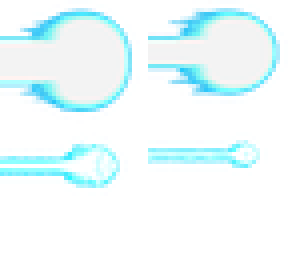
#> input picture htth_project/data/template/skill/x1/img/128.png, 74 x 66 px, given in place of test_extract_clean.png, which was not available (shown 4 times larger)
$ python gen_920_v12_final.py
#> lines starting #> are read from the running program, lines starting #| are printed output that depends on the picture; after the words box and inside, x2 and y2 are one past the last pixel; in counts of white or black regions, pixels touching at a corner belong together; pictures that were not available may be replaced by others from this repository, and a replacement may not be noted
"""
Effect 920 (Buff Nika Awakening) - Combined v14
Features:
  1. Original Anime Haki lightning bolts + Rotating 8-spike ground ring
  2. PLUS omnidirectional radiating Haki shockwaves & energy arcs expanding outward 360 degrees
"""
import math, os, sys, struct, io
import numpy as np
from PIL import Image, ImageDraw
from scipy import ndimage

if sys.stdout and hasattr(sys.stdout, 'reconfigure'):
    sys.stdout.reconfigure(encoding='utf-8')

SCRATCH_PREV = 'C:/Users/admin/.gemini/antigravity-ide/brain/c86bc279-4d82-458a-911a-7fcf750991f2/scratch'
SCRIPT_DIR = os.path.dirname(os.path.abspath(__file__))
BASE_DIR = os.path.normpath(os.path.join(SCRIPT_DIR, 'data', 'template', 'skill'))
SCRATCH = r'C:\Users\admin\.gemini\antigravity-ide\brain\962f8d45-51ec-4554-8c92-12988262654e\scratch'

# ============================================================
# 1. LOAD & SEGMENT HAKI BOLTS
# ============================================================
print("Loading source...")
im_clean = Image.open(f'{SCRATCH_PREV}/test_extract_clean.png')
#> im_clean is the input picture: PIL image 74x66 RGBA; mean R, G, B, A 59.7, 90.4, 96.3, 72.5
src_full = np.array(im_clean)

# Haki crop: Y=45..690, X=32..972 -> 645 x 940
haki_raw = src_full[45:690, 32:972].copy()
#> haki_raw: shape (21, 42, 4); every value is 0
HH, HW = haki_raw.shape[:2]
#> HH = 21; HW = 42
mask = haki_raw[:, :, 3] > 35
#> mask: shape (21, 42) bool; every value is 0

# Segment 8 branches using connected components above Y=500
print("Segmenting haki bolts...")
above = mask.copy()
above[500:, :] = False
labeled, num_features = ndimage.label(above)
#> num_features = 0
sizes = ndimage.sum(above, labeled, range(1, num_features + 1))
#> sizes = empty array

seed_ids = [idx + 1 for idx, s in enumerate(sizes) if s > 800]
#> seed_ids = []
seed_map = np.zeros_like(labeled)
for new_id, sid in enumerate(seed_ids, 1):
    seed_map[labeled == sid] = new_id
#> this loop made 0 passes

# Propagate labels to full mask via nearest-seed distance
dist, indices = ndimage.distance_transform_edt(seed_map == 0, return_indices=True)
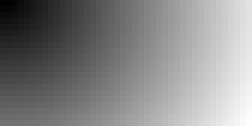
#> dist: shape (21, 42) float64 (shown 6 times larger); min 1, max 46.07, mean 24.8; drawn with min black and max white
full_labeled = seed_map[tuple(indices)]
full_labeled[~mask] = 0

# Sort 8 bolts left-to-right by X center of mass
coms = []
for i in range(1, len(seed_ids) + 1):
    m = (full_labeled == i)
    y_com, x_com = ndimage.center_of_mass(m)
    coms.append((i, x_com, y_com))
#> after the loop, coms = []
coms.sort(key=lambda x: x[1])
sorted_orig_ids = [c[0] for c in coms]
#> sorted_orig_ids = []
bolt_masks = [(full_labeled == orig_id) for orig_id in sorted_orig_ids]
#> bolt_masks = []
print(f"  Found {len(bolt_masks)} bolt branches")
#|   Found 0 bolt branches

# Boost contrast: pure black cores
haki_boosted = haki_raw.copy().astype(float)
#> haki_boosted: shape (21, 42, 4) float64; every value is 0
is_core_black = ((haki_boosted[:, :, 3] > 60) &
                 (haki_boosted[:, :, 0] < 55) &
                 (haki_boosted[:, :, 1] < 55) &
                 (haki_boosted[:, :, 2] < 55))
haki_boosted[is_core_black, :3] = 0.0

# Fade near bottom (ground ring zone)
gy_h = np.indices((HH, HW))[0]
base_fade = np.clip((640 - gy_h) / 40.0, 0.0, 1.0)
haki_boosted[:, :, 3] *= base_fade

# Pre-render 10 bolt layers (8 original + 2 mirrored) at 220x156
bolt_layers = []
for i in range(len(bolt_masks)):
    b_img = np.zeros_like(haki_boosted, dtype=np.uint8)
    b_img[bolt_masks[i]] = haki_boosted[bolt_masks[i]].astype(np.uint8)
    im_scaled = Image.fromarray(b_img).resize((220, 156), Image.Resampling.BILINEAR)
    bolt_layers.append(np.array(im_scaled).astype(float))
#> after the loop, bolt_layers = []

# Bolt 8: Left Giant (mirror of Bolt 6 = Right Giant)
b_rg = np.zeros_like(haki_boosted, dtype=np.uint8)
#> (the run stopped early here; a loop or call above may not have finished)

$ run again, on htth_project/data/template/skill/x1/img/140.png
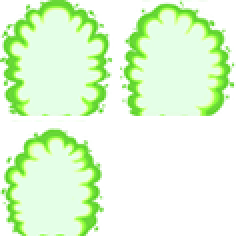
#> input picture htth_project/data/template/skill/x1/img/140.png, 120 x 120 px, given in place of test_extract_clean.png, which was not available (shown 2 times larger)
#> im_clean is the input picture: PIL image 120x120 RGBA; mean R, G, B, A 92.9, 133.5, 77.3, 100.8
#> mask: shape (75, 88) bool; 25.2% white; 3 white regions, box (x1, y1, x2, y2) and area: (0, 20, 20, 73) 796, (29, 0, 83, 13) 615, (0, 0, 22, 13) 255
#> `labeled, num_features = ndimage.label(above)`:
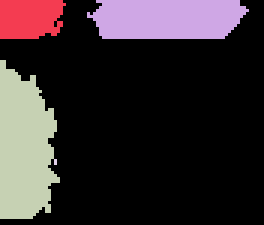
#> labeled: shape (75, 88) int32 (shown 3 times larger); 5 distinct labels, from 0 to 4; one colour per label, 0 black
#> num_features = 4
#> sizes = [255, 615, 794, 2]
#> seed_ids = []
#> `dist, indices = ndimage.distance_transform_edt(seed_map == 0, return_i..`:
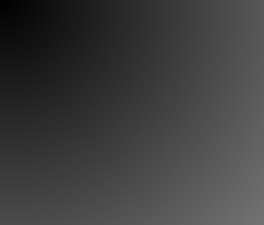
#> dist: shape (75, 88) float64 (shown 3 times larger); min 1, max 114.9, mean 62.5
#|   Found 0 bolt branches
#> is_core_black: shape (75, 88) bool; every value is 0
